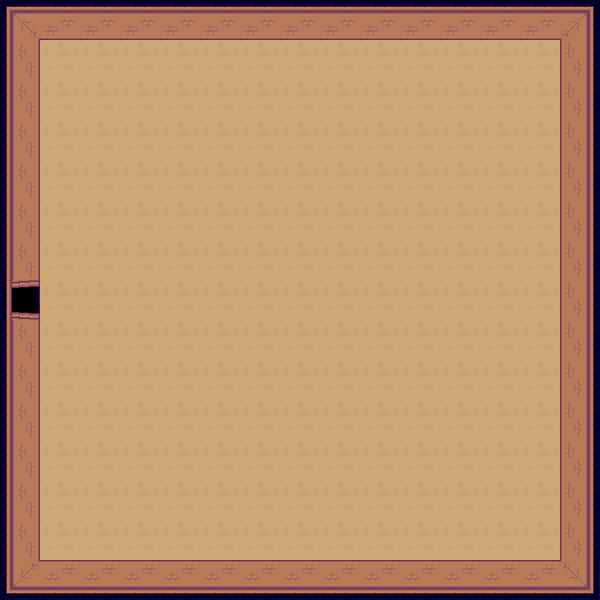

Rendered tile map (Tiled .tmx) drawn with the repository's tilesets; below, a short description and the map source with its tile grids summarised:
An orthogonal 15x15 tile map with 40x40 px tiles, 2 tile layers (background, collision) and 2 objects (door, hero).

<map version="1.0" tiledversion="1.0.3" orientation="orthogonal" renderorder="right-down" width="15" height="15" tilewidth="40" tileheight="40" nextobjectid="5">
 <tileset firstgid="1" name="terrains" tilewidth="40" tileheight="40" tilecount="16" columns="8">
  <image source="../images/terrains.png" width="320" height="80" />
 </tileset>
 <layer name="background" width="15" height="15">
  <data>[225 cells, 225 non-empty, 2 distinct tile ids]</data>
 </layer>
 <layer name="collision" width="15" height="15">
  <properties>
   <property name="collision" value="true" />
  </properties>
  <data>[225 cells, 55 non-empty, 8 distinct tile ids]</data>
 </layer>
 <objectgroup name="objects">
  <object id="3" name="door_W" type="door" x="0" y="280" width="40" height="40">
   <properties>
    <property name="direction" value="W" />
    <property name="group" value="doors" />
    <property name="texture" value="" />
   </properties>
  </object>
  <object id="4" name="hero" type="hero" x="282" y="273" width="40" height="40">
   <properties>
    <property name="group" value="heroes" />
    <property name="texture" value="hero_spritesheet" />
    <property name="walking_speed" value="150" />
   </properties>
  </object>
 </objectgroup>
</map>
